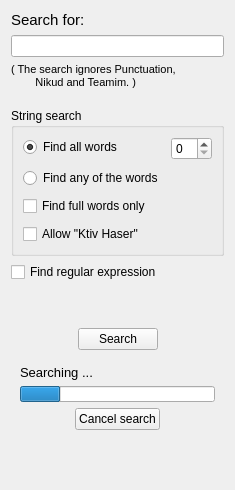
         <widget class="QWidget" name="searchTab">
          <attribute name="icon">
           <iconset resource="Orayta.qrc">
            <normaloff>:/Icons/search.png</normaloff>:/Icons/search.png</iconset>
          </attribute>
          <attribute name="title">
           <string>Search</string>
          </attribute>
          <layout class="QVBoxLayout" name="verticalLayout_13">
           <item>
            <widget class="QLabel" name="label_10">
             <property name="font">
              <font>
               <pointsize>11</pointsize>
              </font>
             </property>
             <property name="text">
              <string>Search for:</string>
             </property>
            </widget>
           </item>
           <item>
            <widget class="QLineEdit" name="searchInBooksLine"/>
           </item>
           <item>
            <widget class="QLabel" name="label_2">
             <property name="font">
              <font>
               <pointsize>8</pointsize>
              </font>
             </property>
             <property name="text">
              <string>( The search ignores Punctuation,
        Nikud and Teamim. )
</string>
             </property>
             <property name="wordWrap">
              <bool>true</bool>
             </property>
            </widget>
           </item>
           <item>
            <widget class="QGroupBox" name="groupBox">
             <property name="font">
              <font>
               <pointsize>9</pointsize>
              </font>
             </property>
             <property name="title">
              <string>String search</string>
             </property>
             <layout class="QVBoxLayout" name="verticalLayout_4">
              <property name="spacing">
               <number>8</number>
              </property>
              <item>
               <layout class="QFormLayout" name="formLayout">
                <property name="fieldGrowthPolicy">
                 <enum>QFormLayout::FieldsStayAtSizeHint</enum>
                </property>
                <item row="0" column="0">
                 <widget class="QRadioButton" name="radioButton_2">
                  <property name="sizePolicy">
                   <sizepolicy hsizetype="Fixed" vsizetype="Fixed">
                    <horstretch>0</horstretch>
                    <verstretch>0</verstretch>
                   </sizepolicy>
                  </property>
                  <property name="font">
                   <font>
                    <pointsize>9</pointsize>
                   </font>
                  </property>
                  <property name="text">
                   <string>Find all words</string>
                  </property>
                  <property name="checked">
                   <bool>true</bool>
                  </property>
                 </widget>
                </item>
                <item row="1" column="0">
                 <widget class="QRadioButton" name="radioButton">
                  <property name="font">
                   <font>
                    <pointsize>9</pointsize>
                   </font>
                  </property>
                  <property name="text">
                   <string>Find any of the words</string>
                  </property>
                 </widget>
                </item>
                <item row="0" column="1">
                 <widget class="QSpinBox" name="spinBox">
                  <property name="minimumSize">
                   <size>
                    <width>0</width>
                    <height>0</height>
                   </size>
                  </property>
                  <property name="toolTip">
                   <string>spacing (in words)</string>
                  </property>
                 </widget>
                </item>
               </layout>
              </item>
              <item>
               <widget class="QCheckBox" name="fullCheckBox">
                <property name="font">
                 <font>
                  <pointsize>9</pointsize>
                 </font>
                </property>
                <property name="text">
                 <string>Find full words only</string>
                </property>
               </widget>
              </item>
              <item>
               <widget class="QCheckBox" name="fuzzyCheckBox">
                <property name="font">
                 <font>
                  <pointsize>9</pointsize>
                 </font>
                </property>
                <property name="text">
                 <string>Allow &quot;Ktiv Haser&quot;</string>
                </property>
                <property name="tristate">
                 <bool>false</bool>
                </property>
               </widget>
              </item>
             </layout>
            </widget>
           </item>
           <item>
            <widget class="QCheckBox" name="regexpCheckBox">
             <property name="font">
              <font>
               <pointsize>9</pointsize>
              </font>
             </property>
             <property name="text">
              <string>Find regular expression</string>
             </property>
            </widget>
           </item>
           <item>
            <spacer name="verticalSpacer_2">
             <property name="orientation">
              <enum>Qt::Vertical</enum>
             </property>
             <property name="sizeType">
              <enum>QSizePolicy::Preferred</enum>
             </property>
             <property name="sizeHint" stdset="0">
              <size>
               <width>20</width>
               <height>40</height>
              </size>
             </property>
            </spacer>
           </item>
           <item>
            <layout class="QHBoxLayout" name="horizontalLayout">
             <property name="spacing">
              <number>1</number>
             </property>
             <item>
              <spacer name="horizontalSpacer_10">
               <property name="orientation">
                <enum>Qt::Horizontal</enum>
               </property>
               <property name="sizeHint" stdset="0">
                <size>
                 <width>40</width>
                 <height>20</height>
                </size>
               </property>
              </spacer>
             </item>
             <item>
              <widget class="QPushButton" name="SearchInBooksBTN">
               <property name="text">
                <string>Search</string>
               </property>
              </widget>
             </item>
             <item>
              <spacer name="horizontalSpacer_11">
               <property name="orientation">
                <enum>Qt::Horizontal</enum>
               </property>
               <property name="sizeHint" stdset="0">
                <size>
                 <width>40</width>
                 <height>20</height>
                </size>
               </property>
              </spacer>
             </item>
            </layout>
           </item>
           <item>
            <widget class="QFrame" name="pbarbox">
             <layout class="QVBoxLayout" name="pbarlayout">
              <property name="topMargin">
               <number>9</number>
              </property>
              <item>
               <widget class="QLabel" name="label_11">
                <property name="font">
                 <font>
                  <pointsize>10</pointsize>
                 </font>
                </property>
                <property name="text">
                 <string>Searching ...</string>
                </property>
               </widget>
              </item>
              <item>
               <widget class="QProgressBar" name="progressBar">
                <property name="maximumSize">
                 <size>
                  <width>16777215</width>
                  <height>16</height>
                 </size>
                </property>
                <property name="baseSize">
                 <size>
                  <width>200</width>
                  <height>0</height>
                 </size>
                </property>
                <property name="value">
                 <number>21</number>
                </property>
                <property name="textVisible">
                 <bool>false</bool>
                </property>
               </widget>
              </item>
              <item>
               <layout class="QHBoxLayout" name="horizontalLayout_9">
                <property name="spacing">
                 <number>1</number>
                </property>
                <item>
                 <spacer name="horizontalSpacer_12">
                  <property name="orientation">
                   <enum>Qt::Horizontal</enum>
                  </property>
                  <property name="sizeHint" stdset="0">
                   <size>
                    <width>40</width>
                    <height>20</height>
                   </size>
                  </property>
                 </spacer>
                </item>
                <item>
                 <widget class="QPushButton" name="cancelSearchBTN">
                  <property name="text">
                   <string>Cancel search</string>
                  </property>
                 </widget>
                </item>
                <item>
                 <spacer name="horizontalSpacer_13">
                  <property name="orientation">
                   <enum>Qt::Horizontal</enum>
                  </property>
                  <property name="sizeHint" stdset="0">
                   <size>
                    <width>40</width>
                    <height>20</height>
                   </size>
                  </property>
                 </spacer>
                </item>
               </layout>
              </item>
             </layout>
            </widget>
           </item>
           <item>
            <spacer name="verticalSpacer_3">
             <property name="orientation">
              <enum>Qt::Vertical</enum>
             </property>
             <property name="sizeHint" stdset="0">
              <size>
               <width>20</width>
               <height>40</height>
              </size>
             </property>
            </spacer>
           </item>
          </layout>
         </widget>
